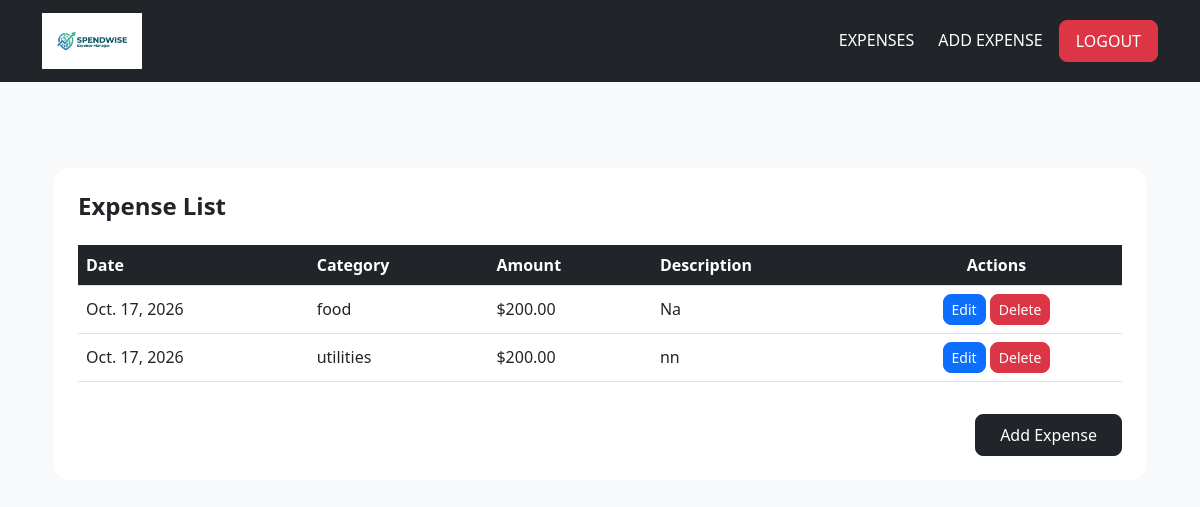
Page /expense_list/ (signed in) on the earlier database version.
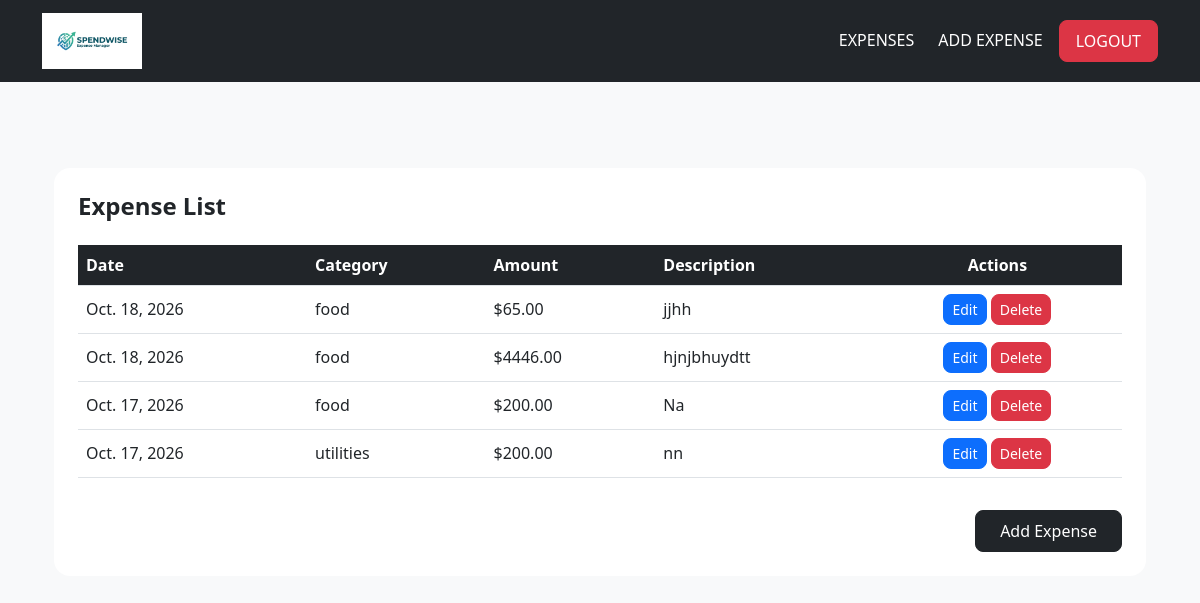
Same page on the later database version.
### myapp/models.py (models this page shows, shortened)
class Expense(models.Model):
    user = models.ForeignKey(User,on_delete=models.CASCADE)
    category = models.ForeignKey(Categories,on_delete=models.SET_NULL,null=True)
    amount = models.DecimalField(max_digits=10,decimal_places=2)
    description = models.TextField()
    date = models.DateField(auto_now_add=True)

class Categories(models.Model):
    name = models.CharField(100,null=False,blank=False)

### myapp/views.py (the view)
# urls.py: path('expense_list/',views.expense_list,name='expense_list'),
@login_required(login_url="/login/")
def expense_list(request):
    data = (
        Expense.objects.filter(user=request.user)
        .select_related("category")
        .order_by("-date")
    )
    context = {"data": data}
    return render(request, "expense_list.html", context)

### myapp/templates/expense_list.html (shortened to what this page needs)
{% extends "base.html" %}
{% block content %}
<div class="container mt-5">
    <div class="card border-0  rounded-4 p-4">
        <h4 class="fw-bold text-dark mb-4">Expense List</h4>
        {% if data %}
        <div class="table-responsive">
            <table class="table table-hover align-middle rounded-3">
                <thead class="bg-dark text-white">
                    <tr>
                        <th>Date</th>
                        <th>Category</th>
                        <th>Amount</th>
                        <th>Description</th>
                        <th class="text-center">Actions</th>
                    </tr>
                </thead>
                <tbody>
                    {% for expenses in data  %}
                        <tr class="border-bottom animated slideInUp">
                            <td>{{ expenses.date }}</td>
                            <td>{{ expenses.category.name | default:"Uncategorised" }}</td>
                            <td>${{ expenses.amount|floatformat:2 }}</td>
                            <td>{{ expenses.description }}</td>
                            <td class="text-center">
                                <a href="{% url 'expense_update' expenses.id %}" class="btn btn-sm btn-primary rounded-3 ">Edit</a>
                                <a href="{% url 'expense_delete' expenses.id %}" class="btn btn-sm btn-danger rounded-3 ">Delete</a>
                            </td>
                        </tr>
                    {% endfor %}
                    {% else %}
                        <tr>
                            <td colspan="5" class="text-center text-muted">No expenses found.</td>
                        </tr>
                    {% endif %}
                </tbody>
            </table>
        </div>
        <div class="d-flex justify-content-end mt-3">
            <a href="{% url 'expense_create' %}" class="btn btn-dark px-4 py-2 rounded-3 fw-medium">Add Expense</a>
        </div>
    </div>
</div>
{% endblock %}

Differences in the rows shown:
added Expense: date "Oct. 18, 2026", category.name "food", amount "65.00", description "jjhh"
added Expense: date "Oct. 18, 2026", category.name "food", amount "4446.00", description "hjnjbhuydtt"
